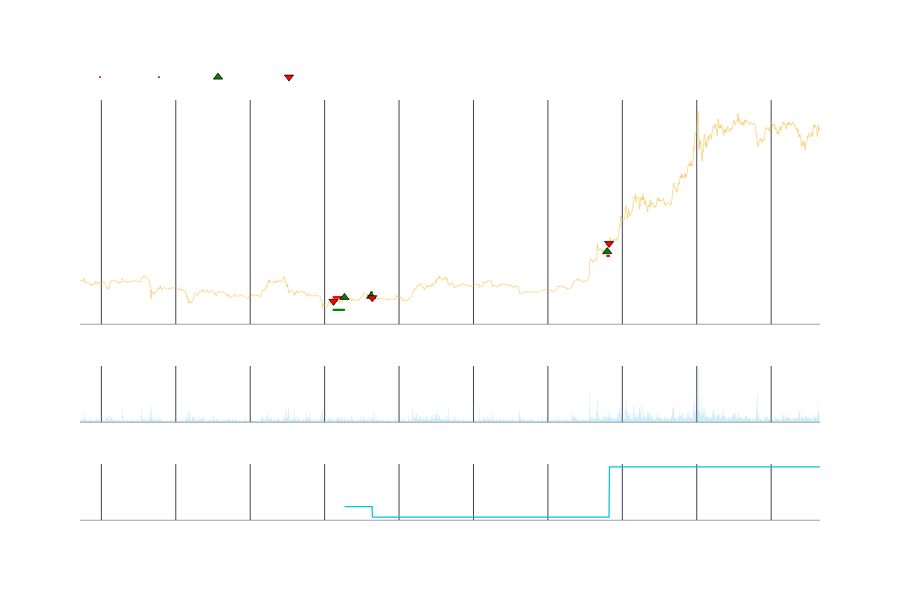

The notebook cell saved with this chart:
### Markdown cell above
LONG Trades: 8
 Win 37.5 %
 Resultado 1.82 %
SHORT Trades: 9
 Win 44.44 %
 Resultado 3.47 %

### Code cell
df_to_show = resample(df,periods=minutes_x_kline)

df_to_show['sl'] = None
df_to_show['tp'] = None
df_to_show['pnl'] = None
df_to_show['price'] = df_to_show['close']
df_events = pd.DataFrame(columns=['datetime','buy','sell'])
pnl = 0
for i,trade in trades.iterrows():
    if trade['side']>0:
        df_events.loc[len(df_events)] = {'datetime': trade['open'],'buy': trade['buy'],'sell': None,}
        df_events.loc[len(df_events)] = {'datetime': trade['close'],'buy': None,'sell': trade['sell'],}
    else:
        df_events.loc[len(df_events)] = {'datetime': trade['close'],'buy': trade['buy'],'sell': None,}
        df_events.loc[len(df_events)] = {'datetime': trade['open'],'buy': None,'sell': trade['sell'],}
    pnl += trade['result']
    df_to_show['sl'] = np.where((df_to_show['datetime']>=trade['open']) & (df_to_show['datetime']<=trade['close']), trade['sl'], df_to_show['sl'])
    df_to_show['tp'] = np.where((df_to_show['datetime']>=trade['open']) & (df_to_show['datetime']<=trade['close']), trade['tp'], df_to_show['tp'])
    df_to_show['pnl'] = np.where((df_to_show['datetime']>=trade['close']) , pnl, df_to_show['pnl'])
indicators = [
     {'col': 'sl','name': 'SL','color': 'red','row': 1, 'mode':'markers',},
     {'col': 'tp','name': 'TP','color': 'green','row': 1, 'mode':'markers',},
        ]

indicators_out = [
     #{'col': 'atr_rel','name': 'ATR','color': 'yellow','row': 1, 'mode':'bars',},
        ]

#https://plotly.com/python/reference/scatter/#scatter-marker-symbol
events = [
       {'df':df_events,'col':'buy','name': 'BUY','color': 'green','symbol': 'triangle-up' }, 
       {'df':df_events,'col':'sell','name': 'SELL','color': 'red','symbol': 'triangle-down' }, 
     ]


fig = fn.ohlc_chart(df_to_show,show_pnl=True,indicators=indicators,indicators_out=indicators_out,events=events,) 

fig.show()

### Figure 1 — Plotly figure (JSON) as saved in the notebook; plotly's stock layout.template omitted (floating-point values rounded to 4 significant figures; data arrays with more than 128 entries replaced by an {"elided": "..."} marker saying what was removed)
{"data": [{"line": {"width": 0.5}, "marker": {"color": "#f8b935"}, "mode": "lines", "name": "Price", "showlegend": false, "type": "scatter", "x": {"elided": "1671 str values"}, "xaxis": "x", "y": {"elided": "1671 float values"}, "yaxis": "y"}, {"line": {"width": 0.5}, "marker": {"color": "red", "size": 2, "symbol": "x"}, "mode": "markers", "name": "SL", "type": "scatter", "x": ["2020-06-28T20:00:00", "2020-06-28T21:00:00", "2020-06-28T22:00:00", "2020-06-28T23:00:00", "2020-06-29T00:00:00", "2020-06-29T01:00:00", "2020-06-29T02:00:00", "2020-06-29T03:00:00", "2020-06-29T04:00:00", "2020-06-29T05:00:00", "2020-06-29T06:00:00", "2020-06-29T07:00:00", "2020-06-29T08:00:00", "2020-06-29T09:00:00", "2020-06-29T10:00:00", "2020-06-29T11:00:00", "2020-06-29T12:00:00", "2020-06-29T13:00:00", "2020-06-29T14:00:00", "2020-06-29T15:00:00", "2020-06-29T16:00:00", "2020-06-29T17:00:00", "2020-06-29T18:00:00", "2020-06-29T19:00:00", "2020-06-29T20:00:00", "2020-07-02T09:00:00", "2020-07-02T10:00:00", "2020-07-02T11:00:00", "2020-07-24T14:00:00", "2020-07-24T15:00:00", "2020-07-24T16:00:00", "2020-07-24T17:00:00", "2020-07-24T18:00:00"], "xaxis": "x", "y": [228.0, 228.0, 228.0, 228.0, 228.0, 228.0, 228.0, 228.0, 228.0, 228.0, 228.0, 228.0, 228.0, 228.0, 228.0, 228.0, 228.0, 228.0, 228.0, 228.0, 228.0, 228.0, 228.0, 228.0, 228.0, 227.6, 227.6, 227.6, 268.0, 268.0, 268.0, 268.0, 268.0], "yaxis": "y"}, {"line": {"width": 0.5}, "marker": {"color": "green", "size": 2, "symbol": "x"}, "mode": "markers", "name": "TP", "type": "scatter", "x": ["2020-06-28T20:00:00", "2020-06-28T21:00:00", "2020-06-28T22:00:00", "2020-06-28T23:00:00", "2020-06-29T00:00:00", "2020-06-29T01:00:00", "2020-06-29T02:00:00", "2020-06-29T03:00:00", "2020-06-29T04:00:00", "2020-06-29T05:00:00", "2020-06-29T06:00:00", "2020-06-29T07:00:00", "2020-06-29T08:00:00", "2020-06-29T09:00:00", "2020-06-29T10:00:00", "2020-06-29T11:00:00", "2020-06-29T12:00:00", "2020-06-29T13:00:00", "2020-06-29T14:00:00", "2020-06-29T15:00:00", "2020-06-29T16:00:00", "2020-06-29T17:00:00", "2020-06-29T18:00:00", "2020-06-29T19:00:00", "2020-06-29T20:00:00", "2020-07-02T09:00:00", "2020-07-02T10:00:00", "2020-07-02T11:00:00", "2020-07-24T14:00:00", "2020-07-24T15:00:00", "2020-07-24T16:00:00", "2020-07-24T17:00:00", "2020-07-24T18:00:00"], "xaxis": "x", "y": [216, 216, 216, 216, 216, 216, 216, 216, 216, 216, 216, 216, 216, 216, 216, 216, 216, 216, 216, 216, 216, 216, 216, 216, 216, 232.7, 232.7, 232.7, 280.0, 280.0, 280.0, 280.0, 280.0], "yaxis": "y"}, {"marker": {"color": "green", "line": {"color": "black", "width": 0.75}, "size": 8, "symbol": "triangle-up"}, "mode": "markers", "name": "BUY", "type": "scatter", "x": ["2020-06-29T20:47:00", "2020-06-28T19:59:00", "2020-07-02T08:59:00", "2020-07-02T11:29:00", "2020-07-24T13:59:00", "2020-07-24T18:11:00"], "xaxis": "x", "y": [228.0, null, 229.0, null, 272.1, null], "yaxis": "y"}, {"marker": {"color": "red", "line": {"color": "black", "width": 0.75}, "size": 8, "symbol": "triangle-down"}, "mode": "markers", "name": "SELL", "type": "scatter", "x": ["2020-06-29T20:47:00", "2020-06-28T19:59:00", "2020-07-02T08:59:00", "2020-07-02T11:29:00", "2020-07-24T13:59:00", "2020-07-24T18:11:00"], "xaxis": "x", "y": [null, 224.1, null, 227.6, null, 280.0], "yaxis": "y"}, {"marker": {"color": "rgba(83,189,235,0.75)", "line": {"width": 0}}, "name": "Volumen", "showlegend": false, "type": "bar", "x": {"elided": "1671 str values"}, "xaxis": "x2", "y": {"elided": "1671 float values"}, "yaxis": "y2"}, {"line": {"width": 1.25}, "marker": {"color": "#00c6d5"}, "mode": "lines", "name": "PNL", "showlegend": false, "type": "scatter", "x": {"elided": "1671 str values"}, "xaxis": "x3", "y": {"elided": "1671 float values"}, "yaxis": "y3"}], "layout": {"font": {"color": "#ffffff", "family": "Helvetica"}, "height": 600, "legend": {"orientation": "h", "x": 0, "xanchor": "left", "y": 1.02, "yanchor": "bottom"}, "modebar": {"bgcolor": "rgba(0,0,0,0)"}, "paper_bgcolor": "rgba(0,0,0,0)", "plot_bgcolor": "rgba(0,0,0,0)", "xaxis": {"anchor": "y", "domain": [0, 1], "gridcolor": "#40444e", "linecolor": "#40444e", "linewidth": 0.5, "matches": "x3", "rangeslider": {"visible": false}, "showline": true, "showticklabels": false}, "xaxis2": {"anchor": "y2", "domain": [0, 1], "gridcolor": "#40444e", "linecolor": "#40444e", "linewidth": 0.5, "matches": "x3", "showline": true, "showticklabels": false}, "xaxis3": {"anchor": "y3", "domain": [0, 1], "gridcolor": "#40444e", "linecolor": "#40444e", "linewidth": 0.5, "showline": true}, "yaxis": {"anchor": "x", "domain": [0.4667, 1], "gridcolor": "rgba(0,0,0,0)", "linecolor": "#40444e", "linewidth": 0.5, "showline": false, "showticklabels": true, "title": {"text": "Precio"}, "zeroline": false}, "yaxis2": {"anchor": "x2", "domain": [0.2333, 0.3667], "gridcolor": "rgba(0,0,0,0)", "linecolor": "#40444e", "linewidth": 0.5, "showline": false, "showticklabels": true, "title": {"text": "Volume"}, "zeroline": false}, "yaxis3": {"anchor": "x3", "domain": [0, 0.1333], "gridcolor": "rgba(0,0,0,0)", "linecolor": "#40444e", "linewidth": 0.5, "showline": false, "showticklabels": true, "title": {"text": "PNL"}, "zeroline": false}}}
